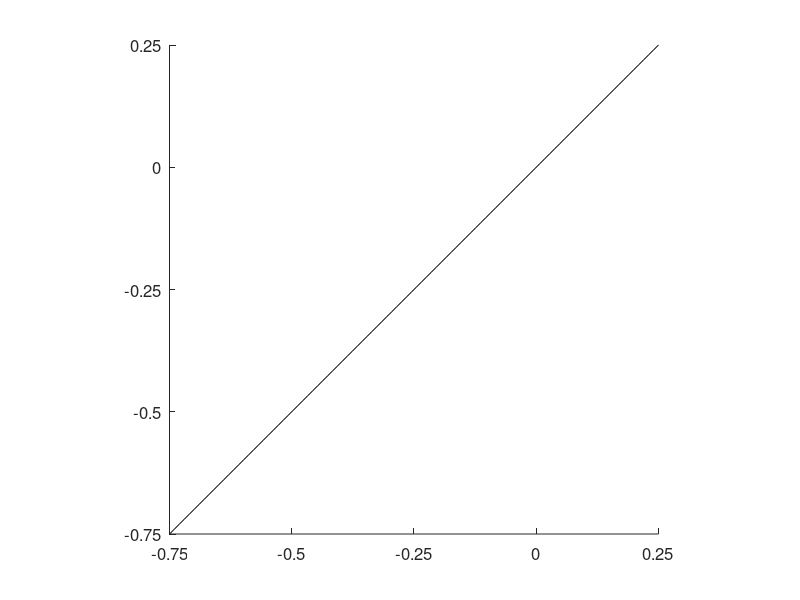

Write the MATLAB code that produced this figure. (Note: this script raises an error after producing the figure.)
%%% 2015-02-03
%%% Plot Template for NORA to match AKHeitman plots made for EJs talk

% General Housekeeping and Parameters
clf; hold on; 
set(gca,'fontsize',12);
axis square
MS = 40;
MS_ON = 20;

%%%!!! %%%
%%%%%%%%%%%%%%%%%%%%%%%%%%%%%%%%%%%%%%%%%%%%%%%%
%%% THE LIMITS HERE MAY VARY DEPENDING ON YOUR DATA
minval = -.75; 
maxval = .25;
set(gca,'xtick', [-.75,-.5,-.25,0,.25])
set(gca,'ytick', [-.75,-.5,-.25,0,.25])




% Set up plot and unity line
xlim([minval,maxval]);
ylim([minval,maxval]);
unity_line = linspace(minval, maxval,100);
plot(unity_line,unity_line,'k')



% 2012-08-09-3 as experiment 1
% 2012-09-27-3 as experiment 2
% 2013-08-19-6 as experiment 3
% 2013-10-10-0  as experiment 4 (temporarily droppped)
for i_exp = 1:3
    if i_exp == 1, colorstring = 'r'; end
    if i_exp == 2, colorstring = 'g'; end
    if i_exp == 3, colorstring = 'b'; end
    
    % Celltype 1 is ON-Parasol,Celltype 2 is OFF-Parasol
    for i_celltype = 1:2
        
        
        %%%!!! %%%
        %%%%%%%%%%%%%%%%%%%%%%%%%%%%%%%%%%%%%%%%%%%%%%%%
        %%%% NEED TO FILL IN YOUR DATA HERE !!!!! %%%%
        %%%% Vals is a vector of scores, each entry represents a single
        %%%% cell%%%
        if i_celltype == 1, vals_WN = WN_ONP_scores;  vals_NSEM = NSEM_ONP_scores;  end
        if i_celltype == 1, vals_WN = WN_OFFP_scores; vals_NSEM = NSEM_OFFP_scores; end
        
        % Truncate skewed values .. just to make a easier to interpret plot
        vals_WN(find(vals_WN <= minval)) = minval;
        vals_NSEM(find(vals_NSEM <= minval)) = minval;
        
        % Colored Dots
        plotstring = sprintf('%s.',colorstring);
        
        % Plot WN vs. NSEM comparison
        plot(vals_WN, vals_NSEM, plotstring, 'markersize', MS);
        
        % If ON-Parasol indicate with white dot
        if i_celltype == 1, plot(vals_WN, vals_NSEM, 'w.', 'markersize', MS_ON); end
        
    end
end
        
        
        
        
        



